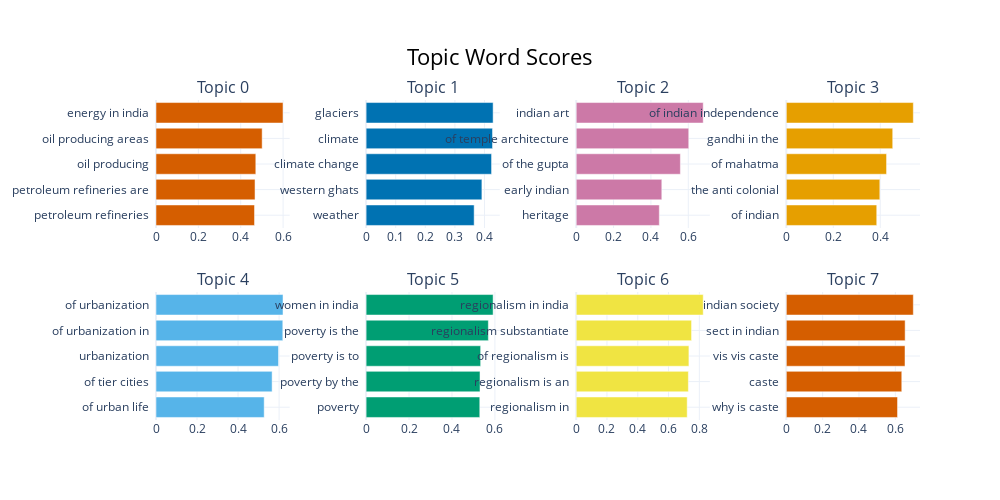

Write notebook code for a chart like this one.
### Code cell
model.visualize_barchart()

### Figure 1 — Plotly figure (JSON) as saved in the notebook; plotly's stock layout.template omitted (floating-point values rounded to 4 significant figures)
{"data": [{"marker": {"color": "#D55E00"}, "orientation": "h", "type": "bar", "x": [0.4651, 0.4675, 0.4712, 0.5012, 0.5997], "xaxis": "x", "y": ["petroleum refineries  ", "petroleum refineries are  ", "oil producing  ", "oil producing areas  ", "energy in india  "], "yaxis": "y"}, {"marker": {"color": "#0072B2"}, "orientation": "h", "type": "bar", "x": [0.3649, 0.3911, 0.4238, 0.427, 0.429], "xaxis": "x2", "y": ["weather  ", "western ghats  ", "climate change  ", "climate  ", "glaciers  "], "yaxis": "y2"}, {"marker": {"color": "#CC79A7"}, "orientation": "h", "type": "bar", "x": [0.4449, 0.4583, 0.5576, 0.6024, 0.6799], "xaxis": "x3", "y": ["heritage  ", "early indian  ", "of the gupta  ", "of temple architecture  ", "indian art  "], "yaxis": "y3"}, {"marker": {"color": "#E69F00"}, "orientation": "h", "type": "bar", "x": [0.385, 0.3982, 0.4268, 0.4531, 0.5407], "xaxis": "x4", "y": ["of indian  ", "the anti colonial  ", "of mahatma  ", "gandhi in the  ", "of indian independence  "], "yaxis": "y4"}, {"marker": {"color": "#56B4E9"}, "orientation": "h", "type": "bar", "x": [0.5274, 0.566, 0.5973, 0.6181, 0.6191], "xaxis": "x5", "y": ["of urban life  ", "of tier cities  ", "urbanization  ", "of urbanization in  ", "of urbanization  "], "yaxis": "y5"}, {"marker": {"color": "#009E73"}, "orientation": "h", "type": "bar", "x": [0.5295, 0.5305, 0.5335, 0.5694, 0.5916], "xaxis": "x6", "y": ["poverty  ", "poverty by the  ", "poverty is to  ", "poverty is the  ", "women in india  "], "yaxis": "y6"}, {"marker": {"color": "#F0E442"}, "orientation": "h", "type": "bar", "x": [0.7212, 0.7288, 0.7323, 0.7496, 0.8253], "xaxis": "x7", "y": ["regionalism in  ", "regionalism is an  ", "of regionalism is  ", "regionalism substantiate  ", "regionalism in india  "], "yaxis": "y7"}, {"marker": {"color": "#D55E00"}, "orientation": "h", "type": "bar", "x": [0.6121, 0.6355, 0.6532, 0.654, 0.699], "xaxis": "x8", "y": ["why is caste  ", "caste  ", "vis vis caste  ", "sect in indian  ", "indian society  "], "yaxis": "y8"}], "layout": {"annotations": [{"font": {"size": 16}, "showarrow": false, "text": "Topic 0", "x": 0.0875, "xanchor": "center", "xref": "paper", "y": 1, "yanchor": "bottom", "yref": "paper"}, {"font": {"size": 16}, "showarrow": false, "text": "Topic 1", "x": 0.3625, "xanchor": "center", "xref": "paper", "y": 1, "yanchor": "bottom", "yref": "paper"}, {"font": {"size": 16}, "showarrow": false, "text": "Topic 2", "x": 0.6375, "xanchor": "center", "xref": "paper", "y": 1, "yanchor": "bottom", "yref": "paper"}, {"font": {"size": 16}, "showarrow": false, "text": "Topic 3", "x": 0.9125, "xanchor": "center", "xref": "paper", "y": 1, "yanchor": "bottom", "yref": "paper"}, {"font": {"size": 16}, "showarrow": false, "text": "Topic 4", "x": 0.0875, "xanchor": "center", "xref": "paper", "y": 0.4, "yanchor": "bottom", "yref": "paper"}, {"font": {"size": 16}, "showarrow": false, "text": "Topic 5", "x": 0.3625, "xanchor": "center", "xref": "paper", "y": 0.4, "yanchor": "bottom", "yref": "paper"}, {"font": {"size": 16}, "showarrow": false, "text": "Topic 6", "x": 0.6375, "xanchor": "center", "xref": "paper", "y": 0.4, "yanchor": "bottom", "yref": "paper"}, {"font": {"size": 16}, "showarrow": false, "text": "Topic 7", "x": 0.9125, "xanchor": "center", "xref": "paper", "y": 0.4, "yanchor": "bottom", "yref": "paper"}], "height": 500, "hoverlabel": {"bgcolor": "white", "font": {"family": "Rockwell", "size": 16}}, "showlegend": false, "title": {"font": {"color": "Black", "size": 22}, "text": "Topic Word Scores", "x": 0.5, "xanchor": "center", "yanchor": "top"}, "width": 1000, "xaxis": {"anchor": "y", "domain": [0, 0.175], "showgrid": true}, "xaxis2": {"anchor": "y2", "domain": [0.275, 0.45], "showgrid": true}, "xaxis3": {"anchor": "y3", "domain": [0.55, 0.725], "showgrid": true}, "xaxis4": {"anchor": "y4", "domain": [0.825, 1], "showgrid": true}, "xaxis5": {"anchor": "y5", "domain": [0, 0.175], "showgrid": true}, "xaxis6": {"anchor": "y6", "domain": [0.275, 0.45], "showgrid": true}, "xaxis7": {"anchor": "y7", "domain": [0.55, 0.725], "showgrid": true}, "xaxis8": {"anchor": "y8", "domain": [0.825, 1], "showgrid": true}, "yaxis": {"anchor": "x", "domain": [0.6, 1], "showgrid": true}, "yaxis2": {"anchor": "x2", "domain": [0.6, 1], "showgrid": true}, "yaxis3": {"anchor": "x3", "domain": [0.6, 1], "showgrid": true}, "yaxis4": {"anchor": "x4", "domain": [0.6, 1], "showgrid": true}, "yaxis5": {"anchor": "x5", "domain": [0, 0.4], "showgrid": true}, "yaxis6": {"anchor": "x6", "domain": [0, 0.4], "showgrid": true}, "yaxis7": {"anchor": "x7", "domain": [0, 0.4], "showgrid": true}, "yaxis8": {"anchor": "x8", "domain": [0, 0.4], "showgrid": true}}}
